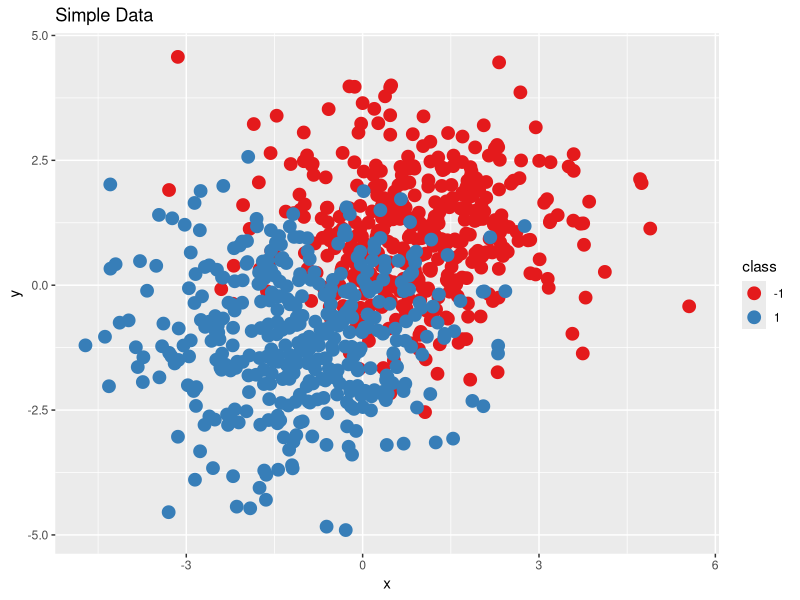
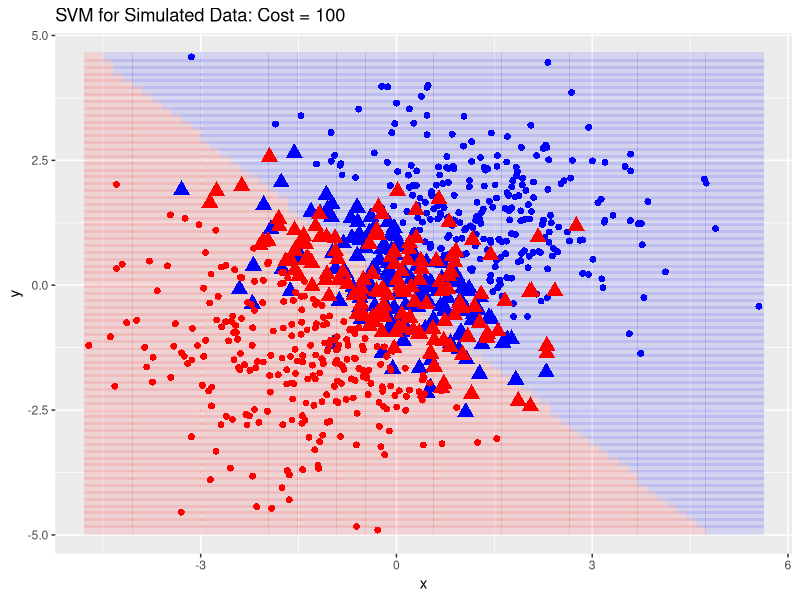
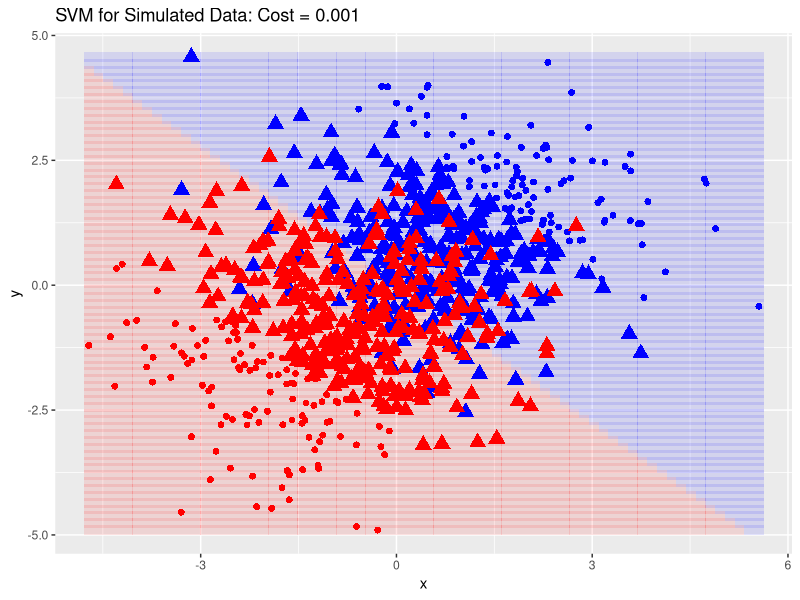
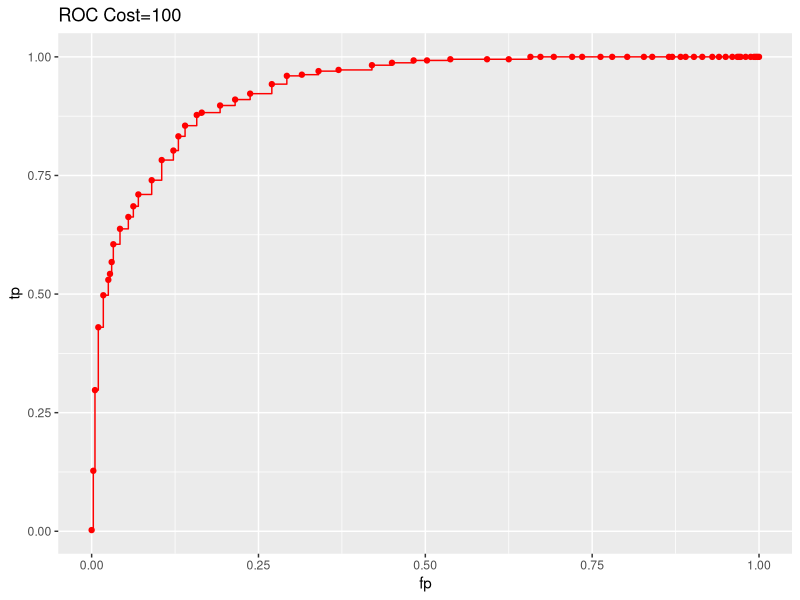
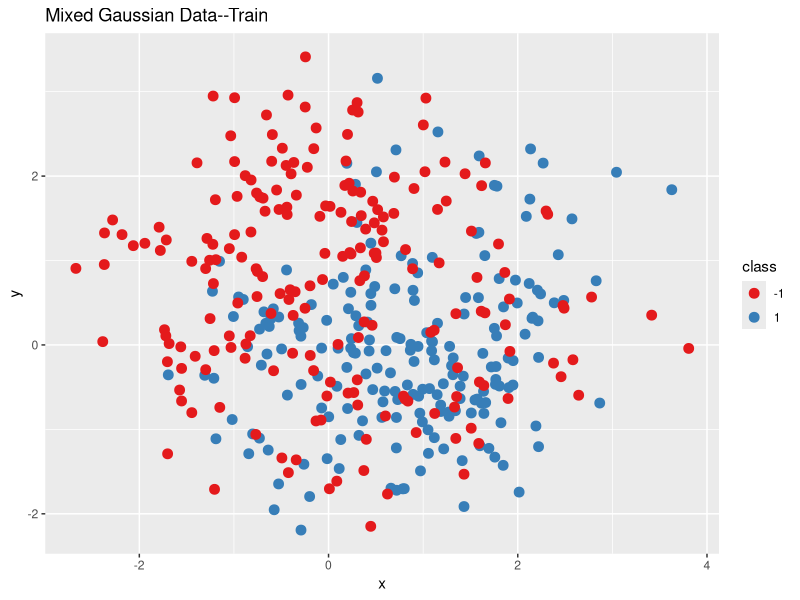
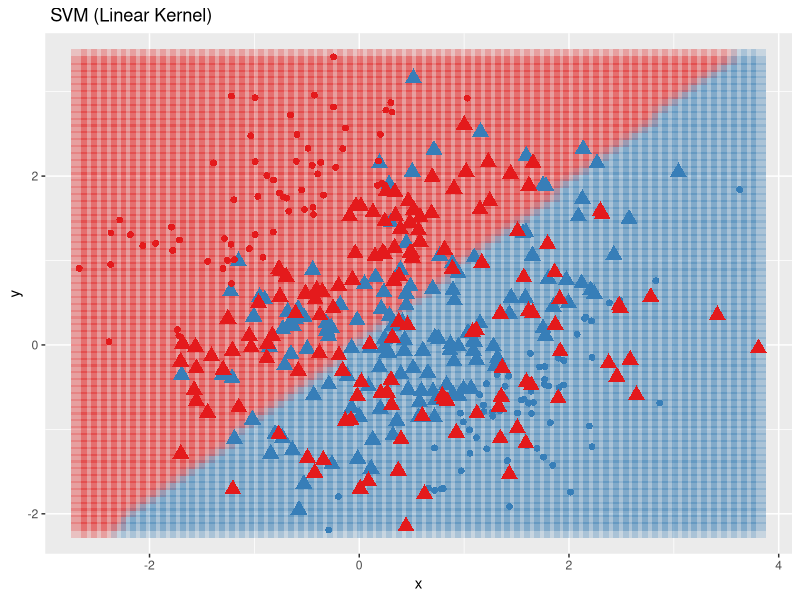
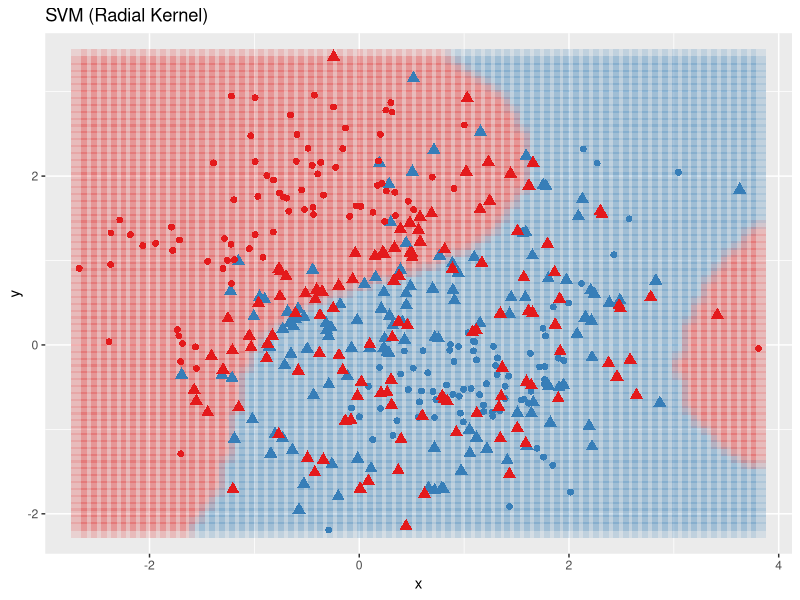

Generate these figures, in order, with R:
library(e1071)
library(MASS)
library(ROCR)
library(tidyverse)
library(dplyr)

#######################################################
##build a grid to show the region classifications
## grid size
#######################################################
build.grid <- function(df,GS){
    rng.x <- with(df,range(x))
    rng.y <- with(df,range(y))
    xvals=seq(rng.x[1],rng.x[2],length=GS)
    yvals=seq(rng.y[1],rng.y[2],length=GS)
    grid.xy=expand.grid(xvals,yvals)
    grid.df <- data.frame(x=grid.xy[,1],y=grid.xy[,2],class=0)
}
#######################################################


#######################################################
##simple data
#######################################################
mu0 <- c(1,1)
mu1 <- c(-1,-1)
N <- 400
std.dev<- 4*sqrt(1/5)
vals0 <- mvrnorm(N,mu0,diag(2)*std.dev)
vals1 <- mvrnorm(N,mu1,diag(2)*std.dev)
vals <- rbind(vals0,vals1)
dat.df <- data.frame(label=1:(2*N),x=vals[,1],y=vals[,2],class=factor(rep(c(-1,1),each=N)))

## tune.out=tune(svm,y~.,data=dat.df,kernel="linear",
##               ranges=list(cost=c(0.001, 0.01, 0.1, 1,5,10,100)))
##
##plot the data
gg.train <- ggplot(dat.df,aes(x,y,color=class))+
    geom_point(size=4)+
    scale_color_brewer(palette="Set1")+
  ggtitle("Simple Data")
gg.train



#######################################################
### create the SVM plot
## build a grid
grid.df <- build.grid(dat.df,70)

##cost is the inverse of budget. It's gamma is our second
##minimization, that is, the penality for a total cost of violating
##the margin.


##large C: flexible, small margin. High variance, small bias
C <- 100
svmfitBigC <-
  svm(class~x+y,data=dat.df,kernel="linear",cost=C,scale=F)

##
svmfit <- svmfitBigC
grid.class <- predict(svmfit,newdata=grid.df)
grid.class <- predict(svmfit,newdata=grid.df)
grid.df <-grid.df%>%
    mutate(class = factor(grid.class))
dat.df <- dat.df%>%
    mutate(Support =label %in% svmfit$index,
           Size = ifelse(Support,5,1))



##
gg.big.svm <-ggplot()+
  geom_point(data=grid.df,aes(x,y,color=factor(class)),shape=15,alpha=.10,size=3)+
  geom_point(data=dat.df,aes(x,y,color=factor(class),shape=Support,size=Size))+
  scale_color_manual(values=c("blue","red"))+
  scale_size(range=c(2,4))+  guides(size=FALSE,shape=F,color=F)+
  ggtitle(sprintf("SVM for Simulated Data: Cost = %s",C))
gg.big.svm


##small C, not flexible, large marign. Low Variance, High Bias
C <- .001
svmfitSmallC <-
  svm(class~x+y,data=dat.df,kernel="linear",cost=C,scale=F)

svmfit <- svmfitSmallC
##
grid.class <- predict(svmfit,newdata=grid.df)
grid.df <-grid.df%>%
    mutate(class = factor(grid.class))
dat.df <- dat.df%>%
    mutate(Support =label %in% svmfit$index,
           Size = ifelse(Support,5,1))
##
gg.small.svm <- ggplot()+
  geom_point(data=grid.df,aes(x,y,color=class),shape=15,alpha=.10,size=3)+
  geom_point(data=dat.df,aes(x,y,color=factor(class),shape=Support,size=Size))+
  scale_color_manual(values=c("blue","red"))+
  scale_size(range=c(2,4))+ guides(size=FALSE,shape=F,color=F)+
    ggtitle(sprintf("SVM for Simulated Data: Cost = %s",C))
gg.small.svm

#######################################################
## Tuning...
## svm will cross-validate to find optimnal choice of cost
#######################################################
cost.vals <- 10^seq(-3,4,length=30)

svm.tuned <- tune.svm(class~x+y,
                      data=dat.df,
                      kernel="linear",
                      scale=T,
                     range=list(cost=cost.vals))

##extract the optimal cost
(cost.opt <- svm.tuned$best.model$cost)

##extract the best model
svmfit.best <- svm.tuned$best.model


#######################################################
## ROC Curve ..... trick is to return the fitted values
#######################################################
C <- 100
##note the extra argument
svmfit <-
    svm(class~x+y,data=dat.df,kernel="linear",cost=C,scale=F,decision.values=T)
##get the fitted values
fitted <- svmfit$decision.values

##ROC curve
M <- 100
rng <- range(fitted)
fp <- rep(0,M)
tp <- rep(0,M)

t.vals <- seq(rng[1],rng[2],length=M)
for(i in 1:M){
  pred <- fitted>=t.vals[i]
  tp[i]<-with(dat.df,sum(class== -1 & pred)/sum(class== -1))
  fp[i]<-with(dat.df,sum(class== +1 & pred)/sum(class== +1))
}

df.roc <- data.frame(tp,fp)
##remove redundant values
df.roc <- df.roc%>%
    group_by(fp)%>%
    summarize(tp=min(tp))

ggplot(df.roc,aes(fp,tp))+geom_point(color="red")+geom_step(color="red")+
  ggtitle(sprintf("ROC Cost=%s",C))

#######################################################
## More complicated example
##
## generate values according to ESL example page 21
## n means at (1,0) and 10 at (-1,0) with sigma=Id
#######################################################
##fixed std.dev for samples
std.dev<- sqrt(1/5)
#######################################################
## generate means for classes 0 and 1
#######################################################
n <- 10
mu0 <- mvrnorm(n,c(0,1),diag(1,2))
mu1 <- mvrnorm(n,c(1,0),diag(1,2))

#######################################################
## Create a training data frame for classificaton
## sample the means  N times each to build the training data set for
## each of the classes
#######################################################
N <- 200
rnds <- sample(1:n,N,rep=T)

vals0<- t(apply(mu0[rnds,],1,function(mu) mvrnorm(1,mu,diag(2)*std.dev)))
vals1 <- t(apply(mu1[rnds,],1,function(mu) mvrnorm(1,mu,diag(2)*std.dev)))
vals <- rbind(vals1,vals0)

##put in a data frame
dat.df <-
    data.frame(label=factor(1:(2*N)),x=vals,class=factor(rep(c(1,-1),each=N)))
names(dat.df)[2:3] <- c("x","y")


##plot the data
gg.train <- ggplot(dat.df,aes(x,y,color=class))+
    geom_point(size=3)+
    scale_color_brewer(palette="Set1")+
  ggtitle("Mixed Gaussian Data--Train")
gg.train

#################################
## SVM with a linear kernel
################################
cost.vals <- 10^seq(-2,4,length=10)
svmfit.tune <- tune.svm(class~x+y,data=dat.df,kernel="linear",cost=cost.vals,scale=T)

svmfit.lin <- svmfit.tune$best.model
svmfit.lin

### recreate the SVM plot
grid2.df <- build.grid(dat.df,70)
##
grid.class <- predict(svmfit.lin,newdata=grid2.df)
grid2.df <- grid2.df%>%
    mutate(class= factor(grid.class))

dat.df <- dat.df%>%
    mutate(Support =label %in% svmfit.lin$index,
           Size =ifelse(Support,5,1))

ggplot()+
  geom_point(data=grid2.df,aes(x,y,color=class),shape=15,size=5,alpha=.20)+
#  stat_contour(data=grid.df,aes(x,y,z=prob),breaks=c(.5))+
  geom_point(data=dat.df,aes(x,y,color=factor(class),shape=Support,size=Size))+
  scale_size(range=c(2,4))+ guides(size=FALSE,shape=F,color=F)+
    scale_color_brewer(palette="Set1")+
    ggtitle(" SVM (Linear Kernel)")

svm.pred <- predict(svmfit.lin,data=dat.df)
err.lin <- with(dat.df,mean( (class != svm.pred)))
err.lin

#######################################################
## Use a radial kernel
#######################################################
cost.vals <- 10^seq(-2,4)
gamma.vals <- 10^seq(-2,3)

svm.tuned <- tune.svm(class~x+y,
                      data=dat.df,
                      kernel="radial",
                      scale=T,
                      cost=cost.vals,
                      gamma=gamma.vals)
svm.tuned
svmfit.rad <- svm.tuned$best.model

### recreate the SVM plot
### recreate the SVM plot
grid2.df <- build.grid(dat.df,70)
##
grid.class <- predict(svmfit.rad,newdata=grid2.df)
grid2.df <- grid2.df%>%
    mutate(class= factor(grid.class))

dat.df <- dat.df%>%
    mutate(Support =label %in% svmfit.rad$index,
           Size =ifelse(Support,2,1))




ggplot()+
  geom_point(data=grid2.df,aes(x,y,color=class),shape=15,size=5,alpha=.120)+
  geom_point(data=dat.df,aes(x,y,color=factor(class),shape=Support,size=Size))+
    scale_size(range=c(2,3))+
    guides(size=FALSE,shape=F,color=F)+
    scale_color_brewer(palette="Set1")+
    ggtitle("SVM (Radial Kernel)")


svm.pred <- predict(svmfit.rad,data=dat.df)
err.rad <- with(dat.df,mean( (class != svm.pred)))
err.rad

c(err.lin,err.rad)
